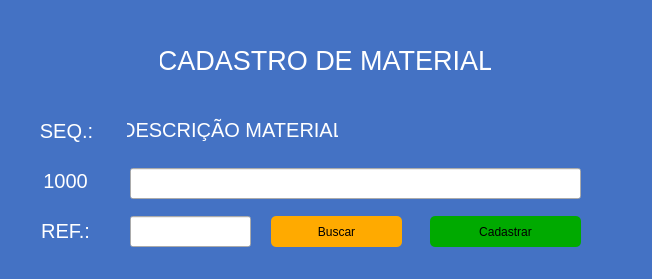
<?xml version="1.0" encoding="UTF-8"?>
<ui version="4.0">
 <class>CadastroMaterial</class>
 <widget class="QMainWindow" name="CadastroMaterial">
  <property name="geometry">
   <rect>
    <x>0</x>
    <y>0</y>
    <width>652</width>
    <height>279</height>
   </rect>
  </property>
  <property name="minimumSize">
   <size>
    <width>652</width>
    <height>279</height>
   </size>
  </property>
  <property name="maximumSize">
   <size>
    <width>652</width>
    <height>279</height>
   </size>
  </property>
  <property name="windowTitle">
   <string>Cadastro de Material</string>
  </property>
  <property name="styleSheet">
   <string notr="true">QWidget#centralwidget{
	background-color: rgb(68, 114, 196);
}
QLabel{
	color: rgb(255, 255, 255);
}
QPushButton#bt_cadastrar{
	background-color: rgb(0, 170, 0);
	border-radius: 5px;
}
QPushButton#bt_cadastrar:hover{
	background-color: rgba(0, 170, 0, 150);
	color: rgb(255, 255, 255)
}

QPushButton#bt_buscar{
	background-color: rgb(255, 170, 0);
	border-radius: 5px;
}
QPushButton#bt_buscar:hover{
	background-color: rgba(255, 170, 0, 150);
	color: rgb(255, 255, 255)
}</string>
  </property>
  <widget class="QWidget" name="centralwidget">
   <widget class="QLabel" name="lb_cad_mat">
    <property name="geometry">
     <rect>
      <x>160</x>
      <y>30</y>
      <width>331</width>
      <height>61</height>
     </rect>
    </property>
    <property name="font">
     <font>
      <pointsize>20</pointsize>
     </font>
    </property>
    <property name="text">
     <string>CADASTRO DE MATERIAL</string>
    </property>
    <property name="alignment">
     <set>Qt::AlignCenter</set>
    </property>
   </widget>
   <widget class="QLabel" name="lb_seq">
    <property name="geometry">
     <rect>
      <x>31</x>
      <y>110</y>
      <width>71</width>
      <height>41</height>
     </rect>
    </property>
    <property name="font">
     <font>
      <pointsize>15</pointsize>
     </font>
    </property>
    <property name="text">
     <string>SEQ.:</string>
    </property>
    <property name="alignment">
     <set>Qt::AlignCenter</set>
    </property>
   </widget>
   <widget class="QLabel" name="lb_desc_mat">
    <property name="geometry">
     <rect>
      <x>127</x>
      <y>109</y>
      <width>211</width>
      <height>41</height>
     </rect>
    </property>
    <property name="font">
     <font>
      <pointsize>15</pointsize>
     </font>
    </property>
    <property name="text">
     <string>DESCRIÇÃO MATERIAL</string>
    </property>
    <property name="alignment">
     <set>Qt::AlignCenter</set>
    </property>
   </widget>
   <widget class="QLabel" name="lb_seq_num">
    <property name="geometry">
     <rect>
      <x>30</x>
      <y>160</y>
      <width>71</width>
      <height>41</height>
     </rect>
    </property>
    <property name="font">
     <font>
      <pointsize>15</pointsize>
     </font>
    </property>
    <property name="text">
     <string>1000</string>
    </property>
    <property name="alignment">
     <set>Qt::AlignCenter</set>
    </property>
   </widget>
   <widget class="QLabel" name="lb_ref">
    <property name="geometry">
     <rect>
      <x>30</x>
      <y>210</y>
      <width>71</width>
      <height>41</height>
     </rect>
    </property>
    <property name="font">
     <font>
      <pointsize>15</pointsize>
     </font>
    </property>
    <property name="text">
     <string>REF.:</string>
    </property>
    <property name="alignment">
     <set>Qt::AlignCenter</set>
    </property>
   </widget>
   <widget class="QLineEdit" name="txt_material">
    <property name="geometry">
     <rect>
      <x>130</x>
      <y>168</y>
      <width>451</width>
      <height>31</height>
     </rect>
    </property>
   </widget>
   <widget class="QLineEdit" name="txt_referencia">
    <property name="geometry">
     <rect>
      <x>130</x>
      <y>216</y>
      <width>121</width>
      <height>31</height>
     </rect>
    </property>
   </widget>
   <widget class="QPushButton" name="bt_buscar">
    <property name="geometry">
     <rect>
      <x>271</x>
      <y>216</y>
      <width>131</width>
      <height>31</height>
     </rect>
    </property>
    <property name="text">
     <string>Buscar</string>
    </property>
   </widget>
   <widget class="QPushButton" name="bt_cadastrar">
    <property name="geometry">
     <rect>
      <x>430</x>
      <y>216</y>
      <width>151</width>
      <height>31</height>
     </rect>
    </property>
    <property name="text">
     <string>Cadastrar</string>
    </property>
   </widget>
  </widget>
 </widget>
 <resources/>
 <connections/>
</ui>
